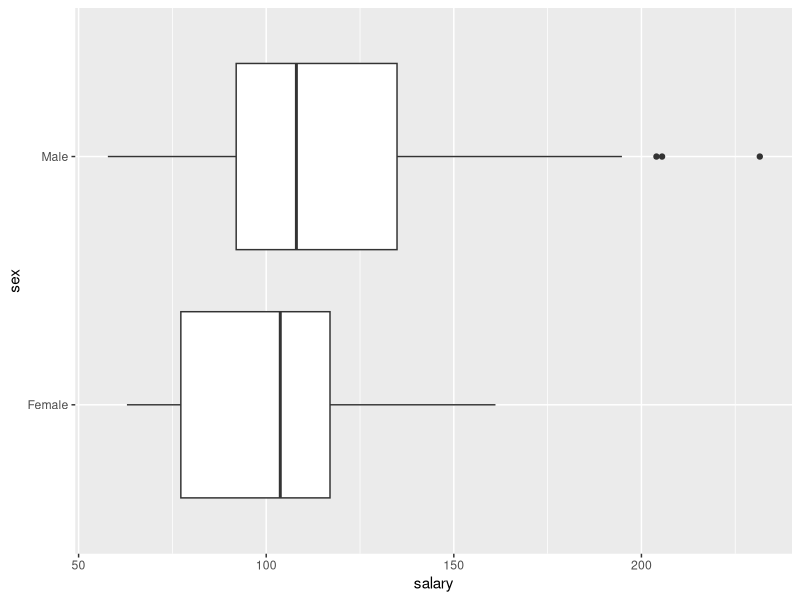

This chart was generated by the following R code: (Note: this script raises an error after producing the figure.)
## ---- chunk 1
salaries <- read.csv("Salaries.txt")
salaries <- salaries[order(salaries$sex,decreasing = TRUE),]
## ---- chunk 2
library(ggplot2)
## ---- chunk 3
t.test(salary ~ sex, data = salaries)
## ---- chunk 4
ggplot(
  data = salaries,
  mapping = aes(
    x = salary,
    y = sex
  )
) + geom_boxplot()
## ---- chunk 5
mod1 <- lm(salary ~ yrsService, data = salaries)
summary(mod1)
## ---- chunk 6
mod2 <- lm(salary ~ yrsSincePhd, data = salaries)
summary(mod2)
## ---- chunk 7
mod_additive <- lm(salary ~ yrsService + rank, data = salaries)
summary(mod_additive)
## ---- chunk 8
ggplot(
  salaries,
  aes(
    x = yrsService,
    y = salary,
  )
  + geom_point()
  + geom_smooth(method = "lm", formula = y ~ x)
  + ggtitle("Effetto di yrsService sui salari per rank (modello additivo)")
)
